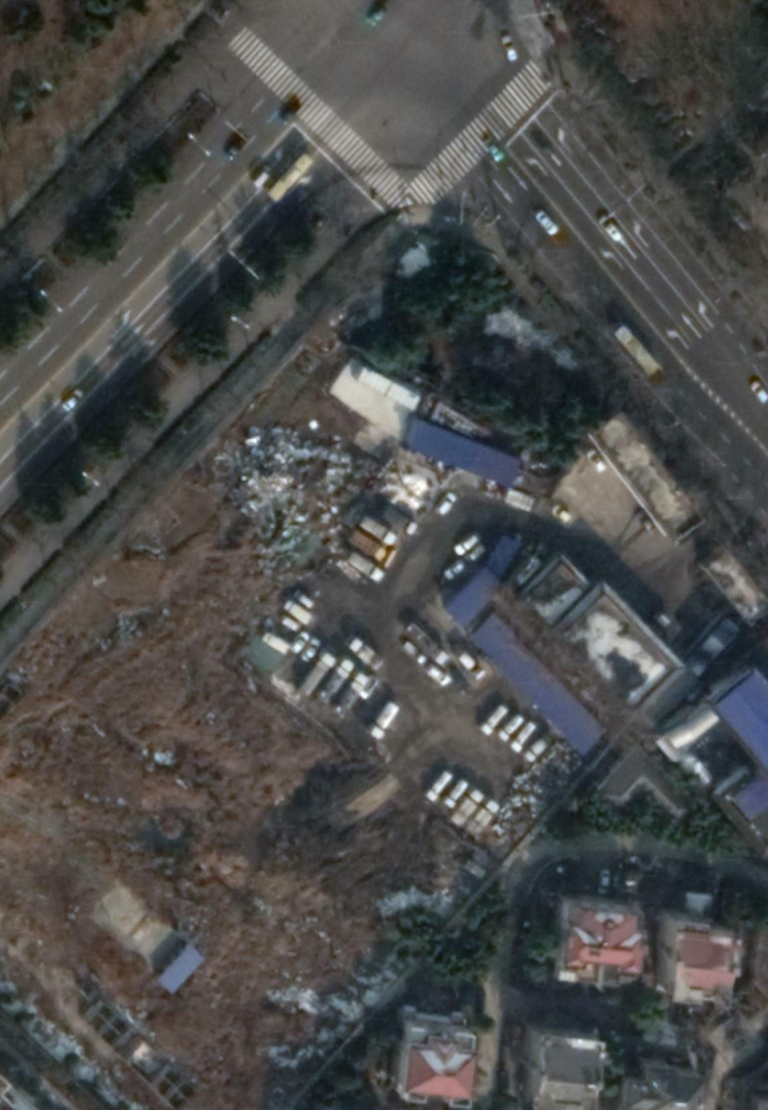
#> input picture data/demo1.jpg, 2304 x 3328 px (shown at 1/3 size)
$ python main.py --image data/demo1.jpg
#> lines starting #> are read from the running program, lines starting #| are printed output that depends on the picture; after the words box and inside, x2 and y2 are one past the last pixel; in counts of white or black regions, pixels touching at a corner belong together
### OperateImg.py
# -*- coding: utf-8 -*-
"""
Created on Thu Mar 21 14:48:22 2019

@author: gis
"""

import cv2
import numpy as np


# [14 lines left out: functions aboutImg, resizeImg, not called in this run]


def showImg(img):
    """显示图像"""
    cv2.namedWindow('image', cv2.WINDOW_NORMAL)     # 可以调整窗口大小
    cv2.imshow('image', img)
    cv2.waitKey(0)
    cv2.destroyAllWindows()


# [25 lines left out: functions moveImg, rotationImg, changeValue, not called in this run]


def circleMask(img, centerPoint, radius):
    """mask图片，首先构建一个圆形的图形，利用and计算"""
    mask = np.zeros(img.shape[:2], dtype="uint8")
    cv2.circle(mask, centerPoint, radius, 255, -1)
    return cv2.bitwise_and(img, img, mask=mask)


# [6 lines that do not run on import are left out]

### main.py
# -*- coding: utf-8 -*-
"""
Created on Thu Mar 21 14:48:22 2019

@author dj
"""
import OperateImg as djimg
import argparse
import numpy as np
import cv2

ap = argparse.ArgumentParser()
ap.add_argument("-i", "--image", required=True, help="Path to the image")       # 添加参数简写、全称、必须或可选、参数的介绍
args = vars(ap.parse_args())

img = cv2.imread(args["image"])                                                 # 第二个参数1为彩色图像模式， 0为灰色图像模式
#> img is the input picture: shape (3328, 2304, 3); mean B, G, R 74.6, 75.7, 74.8
# [6 lines of commented-out code are left out]

djimg.showImg(djimg.circleMask(img, (250, 100), 80))
#> in circleMask, `cv2.circle(mask, centerPoint, radius, 255, -1)`:
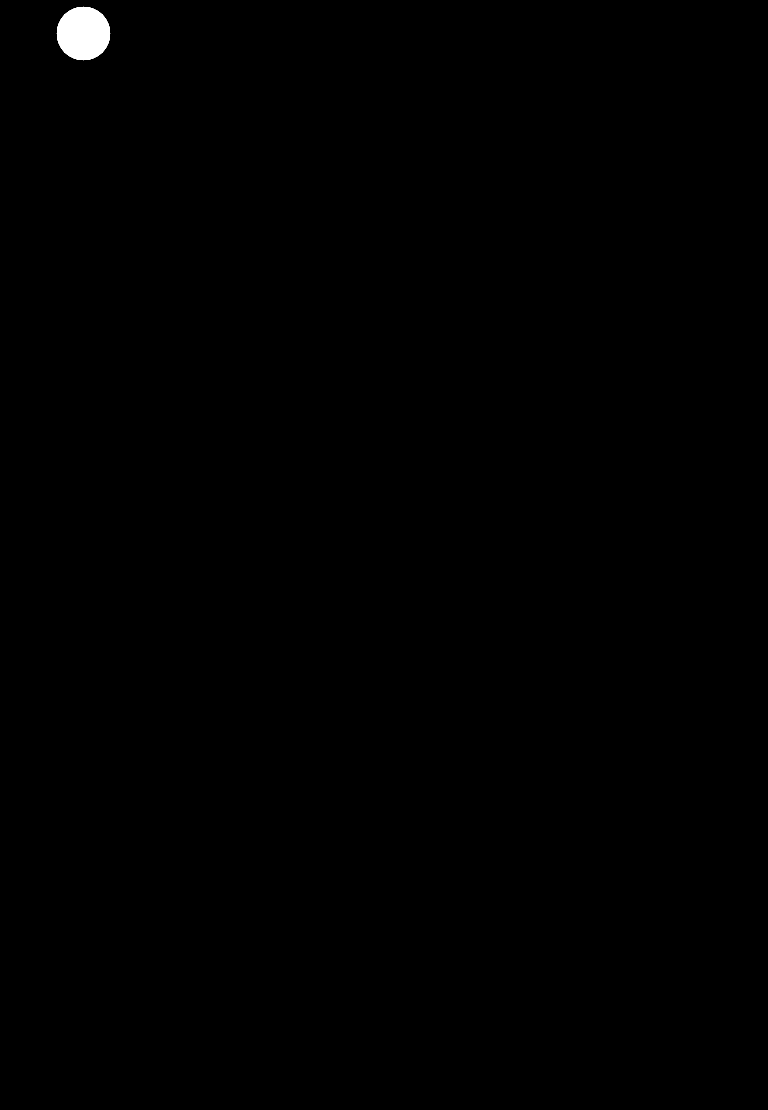
#> mask: shape (3328, 2304) (shown at 1/3 size); 0.26% white; 1 white region, box (x1, y1, x2, y2) and area: (170, 20, 331, 181) 20081
